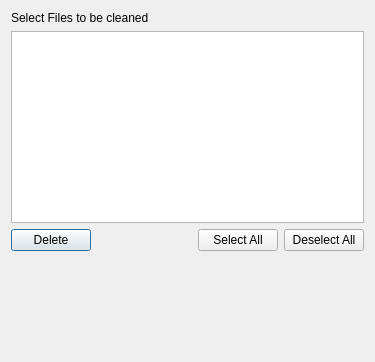
<?xml version="1.0" encoding="UTF-8"?>
<ui version="4.0">
 <class>Dialog</class>
 <widget class="QDialog" name="Dialog">
  <property name="geometry">
   <rect>
    <x>0</x>
    <y>0</y>
    <width>375</width>
    <height>362</height>
   </rect>
  </property>
  <property name="windowTitle">
   <string>Delete Backup Files</string>
  </property>
  <layout class="QVBoxLayout" name="verticalLayout">
   <item>
    <widget class="QLabel" name="label">
     <property name="text">
      <string>Select Files to be cleaned</string>
     </property>
    </widget>
   </item>
   <item>
    <widget class="QListWidget" name="list">
     <property name="selectionMode">
      <enum>QAbstractItemView::MultiSelection</enum>
     </property>
    </widget>
   </item>
   <item>
    <layout class="QHBoxLayout" name="horizontalLayout_2">
     <item>
      <widget class="QPushButton" name="delete_button">
       <property name="text">
        <string>Delete</string>
       </property>
       <property name="icon">
        <iconset resource="../civiltools.qrc">
         <normaloff>:/civiltools/images/clear.png</normaloff>:/civiltools/images/clear.png</iconset>
       </property>
      </widget>
     </item>
     <item>
      <spacer name="horizontalSpacer">
       <property name="orientation">
        <enum>Qt::Horizontal</enum>
       </property>
       <property name="sizeHint" stdset="0">
        <size>
         <width>40</width>
         <height>20</height>
        </size>
       </property>
      </spacer>
     </item>
     <item>
      <widget class="QPushButton" name="select_all">
       <property name="text">
        <string>Select All</string>
       </property>
      </widget>
     </item>
     <item>
      <widget class="QPushButton" name="deselect_all">
       <property name="text">
        <string>Deselect All</string>
       </property>
      </widget>
     </item>
    </layout>
   </item>
   <item>
    <spacer name="verticalSpacer_2">
     <property name="orientation">
      <enum>Qt::Vertical</enum>
     </property>
     <property name="sizeHint" stdset="0">
      <size>
       <width>20</width>
       <height>40</height>
      </size>
     </property>
    </spacer>
   </item>
  </layout>
 </widget>
 <resources>
  <include location="../civiltools.qrc"/>
 </resources>
 <connections/>
</ui>
